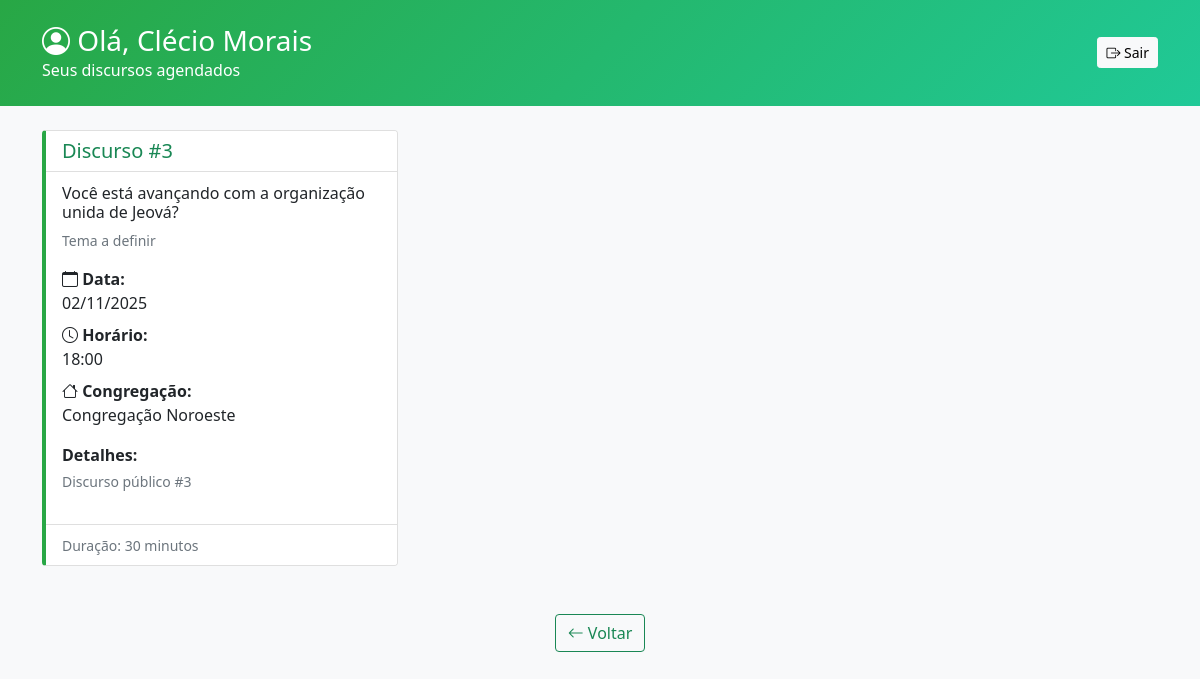
/orador/1/discursos, run on the app's committed database.
### app.py (models this page shows)
class Orador(db.Model):
    id = db.Column(db.Integer, primary_key=True)
    nome = db.Column(db.String(100), nullable=False)
    congregacao_id = db.Column(db.Integer, db.ForeignKey('congregacao.id'), nullable=False)
    anfitriao = db.Column(db.Boolean, default=False)
    telefone = db.Column(db.String(20))
    email = db.Column(db.String(100))
    aprovado = db.Column(db.Boolean, default=True)
    ativo = db.Column(db.Boolean, default=True)

class AgendaDiscurso(db.Model):
    id = db.Column(db.Integer, primary_key=True)
    data_discurso = db.Column(db.Date, nullable=False)
    horario = db.Column(db.String(10), nullable=False)
    discurso_id = db.Column(db.Integer, db.ForeignKey('discurso.id'), nullable=False)
    orador_id = db.Column(db.Integer, db.ForeignKey('orador.id'), nullable=False)
    congregacao_id = db.Column(db.Integer, db.ForeignKey('congregacao.id'), nullable=False)
    anfitriao_id = db.Column(db.Integer, db.ForeignKey('orador.id'))
    realizado = db.Column(db.Boolean, default=False)
    observacoes = db.Column(db.Text)
    discurso = db.relationship('Discurso', foreign_keys=[discurso_id])
    orador = db.relationship('Orador', foreign_keys=[orador_id])
    congregacao = db.relationship('Congregacao', foreign_keys=[congregacao_id])
    anfitriao = db.relationship('Orador', foreign_keys=[anfitriao_id])

class Discurso(db.Model):
    id = db.Column(db.Integer, primary_key=True)
    numero = db.Column(db.Integer, nullable=False)
    titulo = db.Column(db.String(200), nullable=False)
    tema = db.Column(db.String(200), default="Tema a definir")
    descricao = db.Column(db.Text)
    duracao = db.Column(db.Integer, default=30)
    bloqueado = db.Column(db.Boolean, default=False)
    ativo = db.Column(db.Boolean, default=True)

class Congregacao(db.Model):
    id = db.Column(db.Integer, primary_key=True)
    nome = db.Column(db.String(100), nullable=False)
    localidade = db.Column(db.String(100), nullable=False)
    ativo = db.Column(db.Boolean, default=True)
    usuarios = db.relationship('User', backref='congregacao', lazy=True)
    oradores = db.relationship('Orador', backref='congregacao', lazy=True)

### app.py (the view)
@app.route('/orador/<int:orador_id>/discursos')
def orador_discursos(orador_id):
    orador = Orador.query.get_or_404(orador_id)
    discursos = AgendaDiscurso.query.filter(
        AgendaDiscurso.orador_id == orador_id,
        AgendaDiscurso.data_discurso >= date.today()
    ).order_by(AgendaDiscurso.data_discurso).all()
    return render_template('orador/discursos.html', orador=orador, discursos=discursos)

### templates/orador/discursos.html (shortened to what this page needs)
<!DOCTYPE html>
<html lang="pt-BR">
<head>
    <link href="https://cdn.jsdelivr.net/npm/bootstrap@5.1.3/dist/css/bootstrap.min.css" rel="stylesheet">
    <link rel="stylesheet" href="https://cdn.jsdelivr.net/npm/bootstrap-icons@1.8.0/font/bootstrap-icons.css">
</head>
<body>
    <div class="header py-4 mb-4">
        <div class="container">
            <div class="row align-items-center">
                <div class="col">
                    <h1 class="h3 mb-0">
                        <i class="bi bi-person-circle"></i> Olá, {{ orador.nome }}
                    </h1>
                    <p class="mb-0">Seus discursos agendados</p>
                </div>
                <div class="col-auto">
                    <a href="{{ url_for('orador_login') }}" class="btn btn-light btn-sm">
                        <i class="bi bi-box-arrow-right"></i> Sair
                    </a>
                </div>
            </div>
        </div>
    </div>
    <div class="container">
        {% if discursos %}
            <div class="row">
                {% for agenda in discursos %}
                <div class="col-md-6 col-lg-4 mb-4">
                    <div class="card discurso-card h-100">
                        <div class="card-header bg-white">
                            <h5 class="card-title mb-0 text-success">
                                Discurso #{{ agenda.discurso.numero }}
                            </h5>
                        </div>
                        <div class="card-body">
                            <h6 class="card-subtitle mb-2">{{ agenda.discurso.titulo }}</h6>
                            <p class="card-text text-muted small">{{ agenda.discurso.tema }}</p>
                            <div class="mb-2">
                                <strong><i class="bi bi-calendar"></i> Data:</strong><br>
                                {{ agenda.data_discurso.strftime('%d/%m/%Y') }}
                            </div>
                            <div class="mb-2">
                                <strong><i class="bi bi-clock"></i> Horário:</strong><br>
                                {{ agenda.horario }}
                            </div>
                            <div class="mb-2">
                                <strong><i class="bi bi-house"></i> Congregação:</strong><br>
                                {{ agenda.congregacao.nome }}
                            </div>
                            {% if agenda.discurso.descricao %}
                            <div class="mt-3">
                                <strong>Detalhes:</strong>
                                <p class="small text-muted mt-1">{{ agenda.discurso.descricao }}</p>
                            </div>
                            {% endif %}
                        </div>
                        <div class="card-footer bg-white">
                            <small class="text-muted">
                                Duração: {{ agenda.discurso.duracao }} minutos
                            </small>
                        </div>
                    </div>
                </div>
                {% endfor %}
            </div>
        {% else %}
            <div class="text-center py-5">
                <i class="bi bi-calendar-x fs-1 text-muted"></i>
                <h3 class="text-muted mt-3">Nenhum discurso agendado</h3>
                <p class="text-muted">Você não tem discursos agendados no momento.</p>
            </div>
        {% endif %}
        <div class="text-center mt-4">
            <a href="{{ url_for('orador_login') }}" class="btn btn-outline-success">
                <i class="bi bi-arrow-left"></i> Voltar
            </a>
        </div>
    </div>
</body>
</html>

### templates/orador/discursos.html (style rules this page uses)
body { background-color: #f8f9fa; }
.header { background: linear-gradient(135deg, #28a745 0%, #20c997 100%); color: white; }
.discurso-card { border-left: 4px solid #28a745; }

### data on the page
Orador: nome "Clécio Morais"
AgendaDiscurso: discurso.numero "3", discurso.titulo "Você está avançando com a organização unida de Jeová?", discurso.tema "Tema a definir", data_discurso "02/11/2025", horario "18:00", congregacao.nome "Congregação Noroeste", discurso.descricao "Discurso público #3", discurso.duracao "30"
